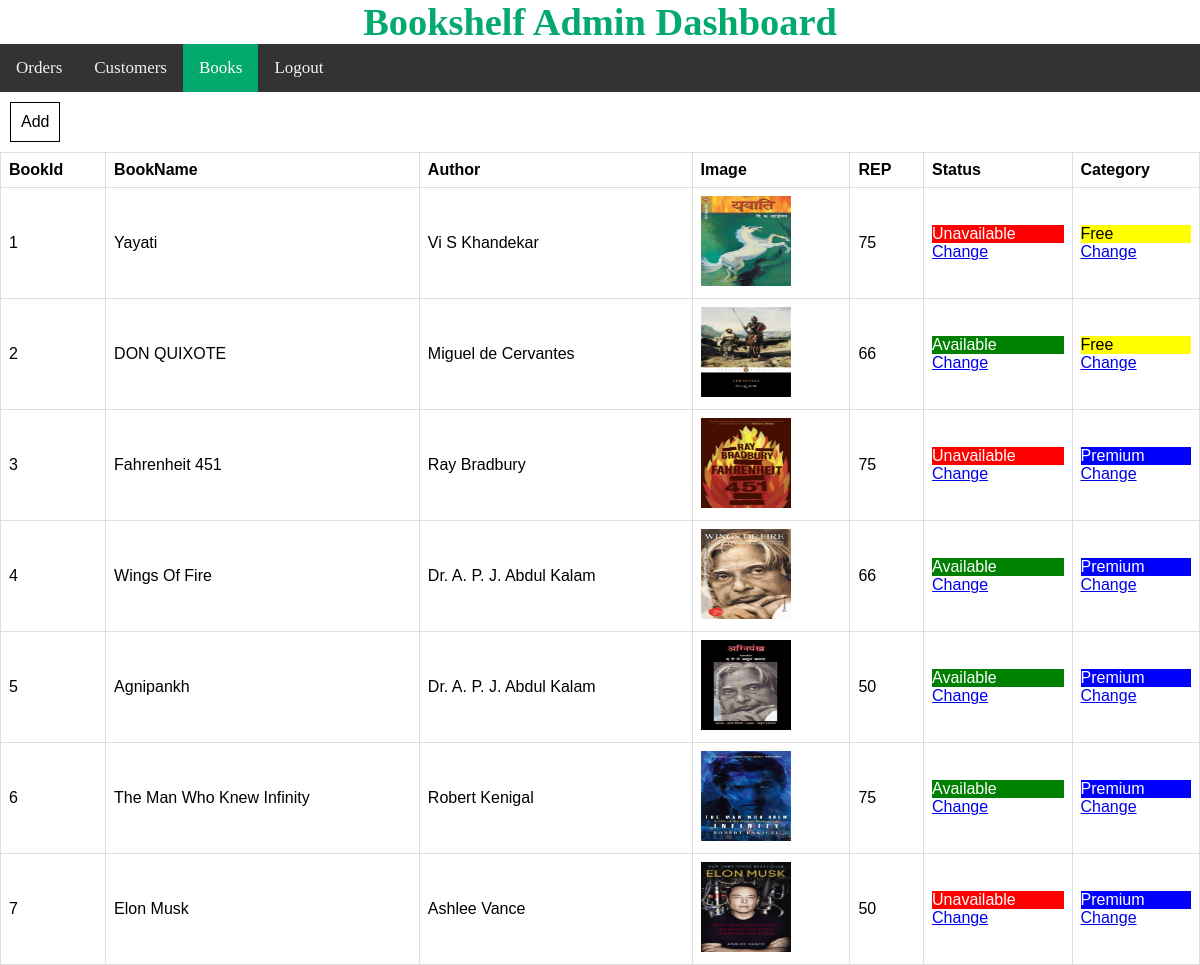
The app's page /admin/books.php (signed in) with its own data.
### tables this page shows
CREATE TABLE `staticbookinfo` (
  `bookId` int(11) NOT NULL,
  `bookName` varchar(256) NOT NULL,
  `bookAuthor` varchar(256) NOT NULL,
  `bookLanguage` varchar(256) NOT NULL,
  `bookType` varchar(256) NOT NULL,
  `numOfPages` int(11) NOT NULL,
  `mrp` int(11) NOT NULL,
  `rep` int(11) NOT NULL,
  `img` varchar(100) NOT NULL,
  `readDays` int(11) NOT NULL DEFAULT '7',
  `contriBy` int(11) NOT NULL,
  `discription` longtext NOT NULL
);

### admin/books.php (the view, shortened to what this page needs)
<?php
include('backend/session_check.php');
$sql = "SELECT
            sb.bookId,
            sb.bookName,
            sb.bookAuthor,
            sb.img,
            sb.rep,
            vb.bookCategory,
            vb.bookStatus
        FROM staticbookinfo AS sb
        JOIN variablebookinfo AS vb
        ON sb.bookId = vb.bookId
        ORDER BY bookId ASC";
$res = mysqli_query($conn, $sql);
?>
<!DOCTYPE html>
<html lang="en">
<head>
    <link rel="stylesheet" href="css/admin_style.css">
    <link rel="stylesheet" href="https://cdnjs.cloudflare.com/ajax/libs/font-awesome/4.7.0/css/font-awesome.min.css">
</head>
<body>
    <div class="logo">
        <h1>Bookshelf Admin Dashboard</h1>
    </div>
    <div class="topnav" id="myTopnav">
        <a href="index.php">Orders</a>
        <a href="customers.php">Customers</a>
        <a href="books.php" class="active">Books</a>
        <a href="backend/logout.php">Logout</a>
    </div>
    <div class="s1">
        <input type="button" value="Add" id="addButton">
    </div>
        <div id="table">
            <table>
                <tr>
                    <th>BookId</th>
                    <th>BookName</th>
                    <th>Author</th>
                    <th>Image</th>
                    <th>REP</th>
                    <th>Status</th>
                    <th>Category</th>
                </tr>
                <?php
                    if (mysqli_num_rows($res) > 0) {
                        while ($row = mysqli_fetch_assoc($res)) {
                    ?>
                    <tr>
                        <td><?php echo $row['bookId']; ?></td>
                        <td><?php echo $row['bookName']; ?></td>
                        <td><?php echo $row['bookAuthor']; ?></td>
                        <td><img style='width:90px;height:90px;' src="<?php echo '../images/books_img/'.$row['img'] ?>"></img></td>
                        <td><?php echo $row['rep']; ?></td>
                        <td><?php if($row['bookStatus'] == 0){
                            echo "<p style='background-color:red;color:white;'>Unavailable</p>";
                            ?>
                            <a href="?id=<?php echo $row['bookId']; ?>&type=changetoavailable">Change</a>
                            <?php }else{
                                echo "<p style='background-color:green;color:white;'>Available</p>";
                            ?>
                            <a href="?id=<?php echo $row['bookId']; ?>&type=changetounavailable">Change</a>
                            <?php }; ?>
                        </td>
                        <td><?php if($row['bookCategory'] == 'Premium'){
                                echo "<p style='background-color:blue;color:white;'>Premium</p>";
                                ?>
                                <a href="?id=<?php echo $row['bookId']; ?>&type=changetofree">Change</a>
                            <?php }else{
                                echo "<p style='background-color:yellow;color:black;'>Free</p>";
                            ?>
                                <a href="?id=<?php echo $row['bookId']; ?>&type=changetopremium">Change</a>
                            <?php }; ?>
                        </td>
                    </tr>
                    <?php } } ?>
            </table>
        </div>
</body>
</html>

### admin/css/admin_style.css (style rules this page uses)
* { padding: 0; margin: 0; }
.logo { text-align: center; color: #04AA6D; font-size: larger; }
.topnav { background-color: #333; overflow: hidden; }
.topnav a { float: left; display: block; color: #f2f2f2; text-align: center; padding: 14px 16px; text-decoration: none; font-size: 17px; }
.topnav a.active { background-color: #04AA6D; color: white; }
.s1 input { cursor: pointer; text-decoration: none; background: white; color: black; padding: 10px; margin: 10px; font-size: 16px; border: 1px solid black; }
table { font-family: arial, sans-serif; border-collapse: collapse; width: 100%; }
td, th { border: 1px solid #dddddd; text-align: left; padding: 8px; }

### records on screen
staticbookinfo: bookId "1", bookName "Yayati", bookAuthor "Vi S Khandekar", img (picture), rep "75"
staticbookinfo: bookId "2", bookName "DON QUIXOTE", bookAuthor "Miguel de Cervantes", img (picture), rep "66"
staticbookinfo: bookId "3", bookName "Fahrenheit 451", bookAuthor "Ray Bradbury", img (picture), rep "75"
staticbookinfo: bookId "4", bookName "Wings Of Fire", bookAuthor "Dr. A. P. J. Abdul Kalam", img (picture), rep "66"
staticbookinfo: bookId "5", bookName "Agnipankh", bookAuthor "Dr. A. P. J. Abdul Kalam", img (picture), rep "50"
staticbookinfo: bookId "6", bookName "The Man Who Knew Infinity", bookAuthor "Robert Kenigal", img (picture), rep "75"
staticbookinfo: bookId "7", bookName "Elon Musk", bookAuthor "Ashlee Vance", img (picture), rep "50"
